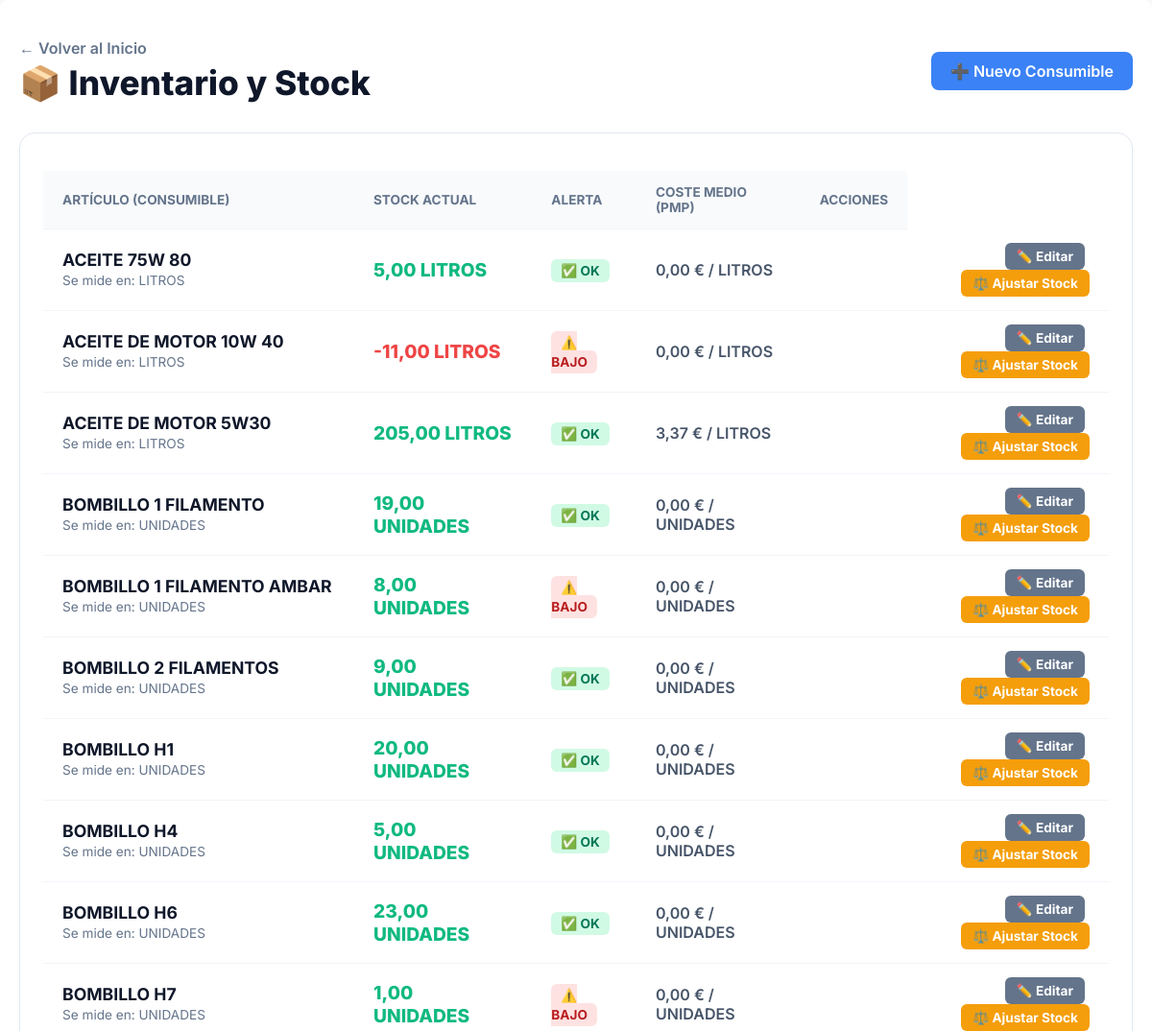
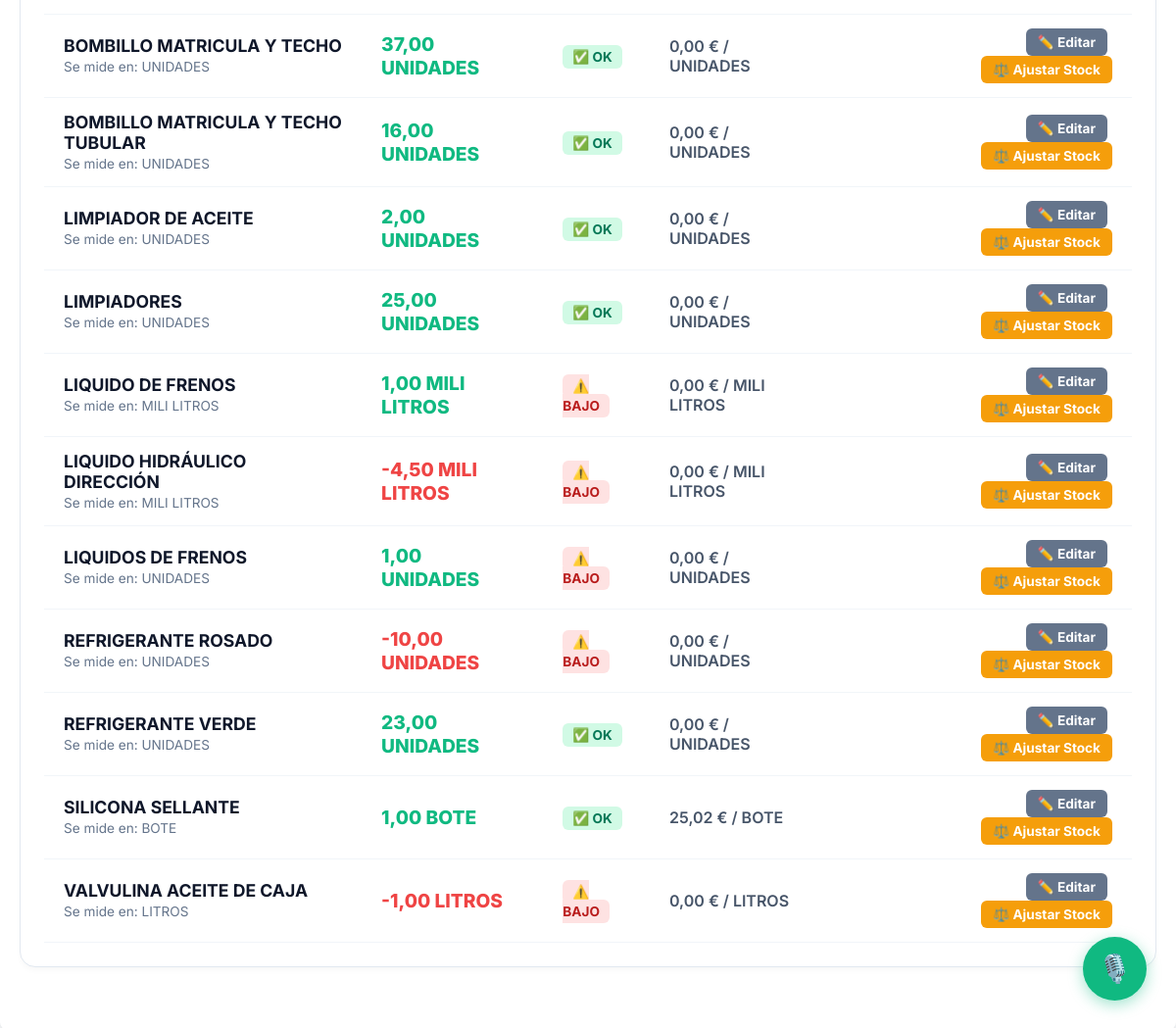
Page /inventario/ (signed in) on the committed database (2 pictures, top to bottom).
### taller/models.py (models this page shows, shortened)
class TipoConsumible(models.Model):
    nombre = models.CharField(max_length=100)
    unidad_medida = models.CharField(max_length=20)
    nivel_minimo_stock = models.DecimalField(max_digits=10, decimal_places=2, null=True, blank=True)
    precio_coste_medio = models.DecimalField(max_digits=10, decimal_places=4, default=0.0000, help_text="Se calcula automáticamente con cada compra")
    @property
    def stock_actual(self):
        total_comprado = CompraConsumible.objects.filter(tipo=self).aggregate(total=Sum('cantidad'))['total'] or Decimal('0.00')
        total_usado_ordenes = UsoConsumible.objects.filter(tipo=self).aggregate(total=Sum('cantidad_usada'))['total'] or Decimal('0.00')
        total_ajustado = AjusteStockConsumible.objects.filter(tipo=self).aggregate(total=Sum('cantidad_ajustada'))['total'] or Decimal('0.00')
        return (total_comprado - total_usado_ordenes + total_ajustado).quantize(Decimal('0.01'))
    @property
    def alerta_stock(self):
        if self.nivel_minimo_stock is not None and self.stock_actual <= self.nivel_minimo_stock: return "⚠️ BAJO"
        return "✅ OK" if self.nivel_minimo_stock is not None else "N/A"

### taller/views.py (the view)
# urls.py: path('inventario/', views.inventario_lista, name='inventario'),
@login_required
def inventario_lista(request):
    tipos = TipoConsumible.objects.all().order_by('nombre')
    context = {'tipos': tipos}
    return render(request, 'taller/inventario.html', context)

### taller/templates/taller/inventario.html (shortened to what this page needs)
<!DOCTYPE html>
{% load static %}
<html lang="es">
<head>
    <link rel="stylesheet" href="{% static 'taller/css/main.css' %}">
</head>
<body>
    <div class="container">
        <div style="margin-bottom: 30px; display: flex; justify-content: space-between; align-items: center;">
            <div>
                <a href="{% url 'home' %}" style="text-decoration: none; color: #64748b; font-weight: 600;">← Volver al Inicio</a>
                <h1 style="font-size: 2.2em; font-weight: 800; color: #0f172a; margin: 5px 0 0 0;">📦 Inventario y Stock</h1>
            </div>
            <a href="{% url 'crear_tipo_consumible' %}" class="btn-modern">➕ Nuevo Consumible</a>
        </div>
        <div class="section-panel">
            <table class="table-modern">
                <thead>
                    <tr>
                        <th>Artículo (Consumible)</th>
                        <th>Stock Actual</th>
                        <th>Alerta</th>
                        <th>Coste Medio (PMP)</th>
                        <th style="text-align: right;">Acciones</th>
                    </tr>
                </thead>
                <tbody>
                    {% for tipo in tipos %}
                    <tr onclick="window.location.href='{% url 'detalle_consumible' tipo.id %}'" style="cursor: pointer; transition: background 0.2s;" onmouseover="this.style.backgroundColor='#f8fafc'" onmouseout="this.style.backgroundColor='transparent'">
                        <td>
                            <strong style="color: #0f172a; font-size: 1.1em;">{{ tipo.nombre }}</strong><br>
                            <span style="color: #64748b; font-size: 0.85em;">Se mide en: {{ tipo.unidad_medida }}</span>
                        </td>
                        <td style="font-weight: 800; font-size: 1.2em; {% if tipo.stock_actual <= 0 %}color: #ef4444;{% else %}color: #10b981;{% endif %}">
                            {{ tipo.stock_actual }} {{ tipo.unidad_medida }}
                        </td>
                        <td>
                            <span style="padding: 4px 10px; border-radius: 6px; font-weight: 700; font-size: 0.85em; {% if 'BAJO' in tipo.alerta_stock %}background: #fee2e2; color: #b91c1c;{% else %}background: #d1fae5; color: #047857;{% endif %}">
                                {{ tipo.alerta_stock }}
                            </span>
                        </td>
                        <td style="color: #475569; font-weight: 600;">{{ tipo.precio_coste_medio|floatformat:2 }} € / {{ tipo.unidad_medida }}</td>
                        <td style="text-align: right;">
                        <td style="text-align: right;">
                            <a href="{% url 'editar_consumible' tipo.id %}" class="btn-ajuste" style="background-color: #64748b; margin-right: 5px;">✏️ Editar</a>
                            <a href="{% url 'ajustar_stock' tipo.id %}" class="btn-ajuste">⚖️ Ajustar Stock</a>
                        </td>
                    </tr>
                    {% empty %}
                    <tr><td colspan="5" style="text-align: center; padding: 40px; color: #64748b;">No hay consumibles registrados. ¡Añade el primero!</td></tr>
                    {% endfor %}
                </tbody>
            </table>
        </div>
    </div> {% include 'taller/widget_ia.html' %}
</body>
</html>

### taller/static/taller/css/main.css (style rules this page uses)
body { font-family: -apple-system, BlinkMacSystemFont, "Segoe UI", Roboto, "Helvetica Neue", Arial, sans-serif; background-color: #f4f7f6; margin: 0; padding: 20px; }
h1, h2 { color: #333; }
.container { max-width: 1200px; margin: auto; background-color: #fff; padding: 20px; border-radius: 8px; box-shadow: 0 4px 8px rgba(0,0,0,0.1); }

### taller/templates/taller/inventario.html (style rules this page uses)
body { font-family: 'Inter', sans-serif; background-color: #f8fafc; color: #1e293b; margin: 0; padding: 0; }
.container { max-width: 1200px !important; margin: 0 auto; padding: 40px 20px; }
.section-panel { background: #ffffff; padding: 24px; border-radius: 16px; box-shadow: 0 4px 6px -1px rgba(0,0,0,0.03); border: 1px solid #e2e8f0; margin-bottom: 24px; }
.table-modern { width: 100%; border-collapse: collapse; margin-top: 15px; }
.table-modern th, .table-modern td { padding: 14px 20px; text-align: left; border-bottom: 1px solid #f1f5f9; }
.table-modern th { background-color: #f8fafc; color: #64748b; font-weight: 700; font-size: 0.85em; text-transform: uppercase; }
.btn-modern { background-color: #3b82f6; color: white; padding: 10px 20px; border-radius: 8px; font-weight: 600; text-decoration: none; display: inline-block; transition: 0.2s; border: none; }
.btn-ajuste { background-color: #f59e0b; color: white; padding: 6px 12px; border-radius: 6px; font-size: 0.85em; font-weight: 700; text-decoration: none; display: inline-block; }

### rows in the picture
TipoConsumible: nombre "ACEITE 75W 80", unidad_medida "LITROS", stock_actual "5,00", alerta_stock "✅ OK", precio_coste_medio "0,00"
TipoConsumible: nombre "ACEITE DE MOTOR 10W 40", unidad_medida "LITROS", stock_actual "-11,00", alerta_stock "⚠️ BAJO", precio_coste_medio "0,00"
TipoConsumible: nombre "ACEITE DE MOTOR 5W30", unidad_medida "LITROS", stock_actual "205,00", alerta_stock "✅ OK", precio_coste_medio "3,37"
TipoConsumible: nombre "BOMBILLO 1 FILAMENTO", unidad_medida "UNIDADES", stock_actual "19,00", alerta_stock "✅ OK", precio_coste_medio "0,00"
TipoConsumible: nombre "BOMBILLO 1 FILAMENTO AMBAR", unidad_medida "UNIDADES", stock_actual "8,00", alerta_stock "⚠️ BAJO", precio_coste_medio "0,00"
TipoConsumible: nombre "BOMBILLO 2 FILAMENTOS", unidad_medida "UNIDADES", stock_actual "9,00", alerta_stock "✅ OK", precio_coste_medio "0,00"
TipoConsumible: nombre "BOMBILLO H1", unidad_medida "UNIDADES", stock_actual "20,00", alerta_stock "✅ OK", precio_coste_medio "0,00"
TipoConsumible: nombre "BOMBILLO H4", unidad_medida "UNIDADES", stock_actual "5,00", alerta_stock "✅ OK", precio_coste_medio "0,00"
TipoConsumible: nombre "BOMBILLO H6", unidad_medida "UNIDADES", stock_actual "23,00", alerta_stock "✅ OK", precio_coste_medio "0,00"
TipoConsumible: nombre "BOMBILLO H7", unidad_medida "UNIDADES", stock_actual "1,00", alerta_stock "⚠️ BAJO", precio_coste_medio "0,00"
TipoConsumible: nombre "BOMBILLO MATRICULA Y TECHO", unidad_medida "UNIDADES", stock_actual "37,00", alerta_stock "✅ OK", precio_coste_medio "0,00"
TipoConsumible: nombre "BOMBILLO MATRICULA Y TECHO TUBULAR", unidad_medida "UNIDADES", stock_actual "16,00", alerta_stock "✅ OK", precio_coste_medio "0,00"
TipoConsumible: nombre "LIMPIADOR DE ACEITE", unidad_medida "UNIDADES", stock_actual "2,00", alerta_stock "✅ OK", precio_coste_medio "0,00"
TipoConsumible: nombre "LIMPIADORES", unidad_medida "UNIDADES", stock_actual "25,00", alerta_stock "✅ OK", precio_coste_medio "0,00"
TipoConsumible: nombre "LIQUIDO DE FRENOS", unidad_medida "MILI LITROS", stock_actual "1,00", alerta_stock "⚠️ BAJO", precio_coste_medio "0,00"
TipoConsumible: nombre "LIQUIDO HIDRÁULICO DIRECCIÓN", unidad_medida "MILI LITROS", stock_actual "-4,50", alerta_stock "⚠️ BAJO", precio_coste_medio "0,00"
TipoConsumible: nombre "LIQUIDOS DE FRENOS", unidad_medida "UNIDADES", stock_actual "1,00", alerta_stock "⚠️ BAJO", precio_coste_medio "0,00"
TipoConsumible: nombre "REFRIGERANTE ROSADO", unidad_medida "UNIDADES", stock_actual "-10,00", alerta_stock "⚠️ BAJO", precio_coste_medio "0,00"
TipoConsumible: nombre "REFRIGERANTE VERDE", unidad_medida "UNIDADES", stock_actual "23,00", alerta_stock "✅ OK", precio_coste_medio "0,00"
TipoConsumible: nombre "SILICONA SELLANTE", unidad_medida "BOTE", stock_actual "1,00", alerta_stock "✅ OK", precio_coste_medio "25,02"
TipoConsumible: nombre "VALVULINA ACEITE DE CAJA", unidad_medida "LITROS", stock_actual "-1,00", alerta_stock "⚠️ BAJO", precio_coste_medio "0,00"
